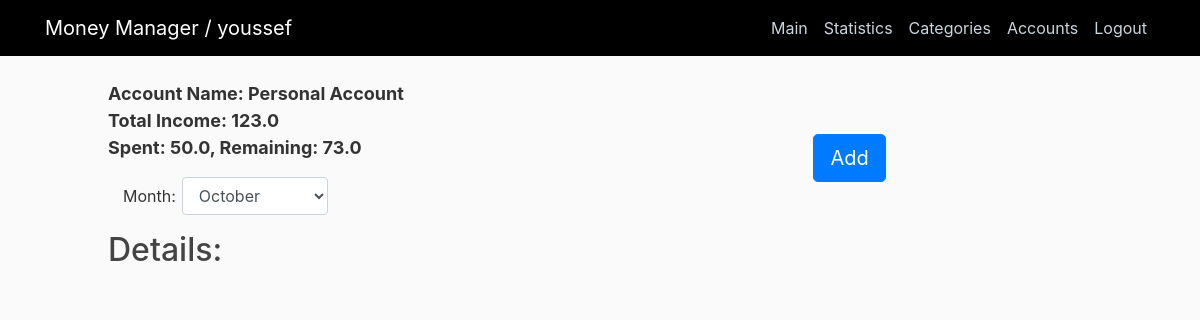
The page / (signed in) on the database its author committed.
### home/models.py (models this page shows, shortened)
class Account(models.Model):
    user = models.ForeignKey(User, related_name="accounts", on_delete=models.CASCADE)
    name = models.CharField(max_length=50, default="Personal Account")
    total_income = models.FloatField(default=0)
    total_spendings = models.FloatField(default=0)
    active = models.BooleanField(default=True)

### home/views.py (the view)
# urls.py: 2. Add a URL to urlpatterns:  path('', views.home, name='home')
def home(request):
    if not request.user.is_authenticated:
        messages.warning(request, "Please login to continue")
        return redirect("login")
    if request.GET.get('m'):
        Month = int(request.GET.get('m'))
    else:
        Month = datetime.now().month
    account = Account.objects.filter(user=request.user, active=True).first()
    items = Item.objects.filter(account=account, date__month=Month).all()
    context = {
        'title': account.user.username,
        'items': data_reshaping(items),
        'account': account
    }
    return render(request, "home/home.html", context)

### home/templatetags/tags.py (called while the page is built)
@register.filter
def subtract(value, arg):
    return value - arg

### home/utils.py (called while the page is built, shortened)
def data_reshaping(items):
    dates = []
    data = []
    for item in items:
        if item.date.date() not in dates:
            dates.append(item.date.date())
    return sorted(data, key=lambda i: i['date'], reverse=True)

### home/templates/home/home.html (shortened to what this page needs)
{% extends "home/base.html" %}
{% load tags %}
{% block content %}
    <div class = "data">
      Account Name: {{account.name}} <br>
      Total Income: {{ account.total_income }} <br>
      Spent: {{ account.total_spendings }},
      Remaining: {{ account.total_income|subtract:account.total_spendings }}
      <a class="btn btn-primary btn-lg float-right" href="{% url 'add-item' %}" >Add</a>
    </div>
    <div class="form-group row mt-3">
        <label for="month" class="col-sm-1 col-form-label">Month: </label>
        <div class="col-sm-3">
          <select class="form-control" name="month" id="month" >
            <option value="October">October</option>
          </select>
        </div>
    </div>
    <h2 class="my-3">Details: </h2>
{% endblock content %}

### home/templates/home/base.html (shortened to what this page needs)
{% load static %}
<!DOCTYPE html>
<html>
<head>
  <link rel="stylesheet" href="https://maxcdn.bootstrapcdn.com/bootstrap/4.0.0/css/bootstrap.min.css"
>
  <link rel="stylesheet" type="text/css" href="{% static 'home/main.css' %}">
</head>
<body>
  <header class="site-header">
    <nav class="navbar navbar-expand-md navbar-dark bg-steel fixed-top">
      <div class="container">
        <a class="navbar-brand mr-4" href="/">Money Manager / {{ title }}</a>
        <div class="collapse navbar-collapse" id="navbarToggle">
          <div class="navbar-nav ml-auto">
            {% if user.is_authenticated %}
              <a class="nav-item nav-link" href="/">Main</a>
              <a class="nav-item nav-link" href="/statistics">Statistics</a>
              <a class="nav-item nav-link" href="/categories">Categories</a>
              <a class="nav-item nav-link" href="/accounts">Accounts</a>
              <a class="nav-item nav-link" href="/logout">Logout</a>
            {% endif %}
          </div>
        </div>
      </div>
    </nav>
  </header>
  <main role="main" class="container">
    <div class="row ml-5">
      <div class="col-md-9">
        {% block content %}{% endblock %}
      </div>
    </div>
  </main>
</body>
</html>

### home/static/home/main.css (style rules this page uses)
body { background: #fafafa; color: #333333; margin-top: 5rem; }
h1, h2, h3, h4, h5, h6 { color: #444444; }
.bg-steel { background-color: black; }
.site-header .navbar-nav .nav-link { color: #cbd5db; }
.data { font-size: large; font-weight: bold; }

### rows shown on the page
Account: name "Personal Account", total_income "123.0", total_spendings "50.0", total_income|subtract "73.0"

### other values the page prints
{{ title }} "youssef"
